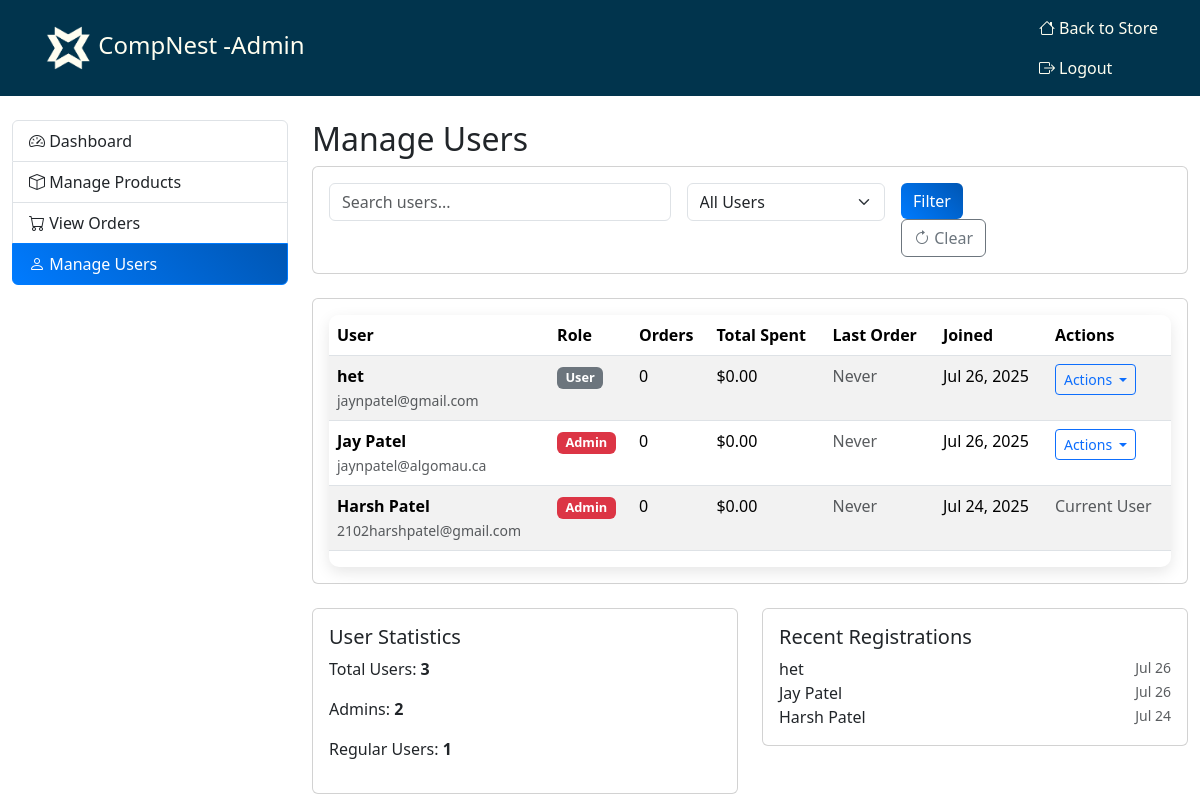
The page /admin/users.php (signed in) on the database its author committed.
### tables this page shows
CREATE TABLE `users` (
  `id` int(11) NOT NULL,
  `name` varchar(100) NOT NULL,
  `email` varchar(100) NOT NULL,
  `password` varchar(255) NOT NULL,
  `is_admin` tinyint(1) DEFAULT 0,
  `created_at` timestamp NOT NULL DEFAULT current_timestamp(),
  `billing_name` varchar(255) DEFAULT NULL,
  `billing_address` text DEFAULT NULL,
  `billing_city` varchar(100) DEFAULT NULL,
  `billing_postal` varchar(20) DEFAULT NULL,
  `billing_phone` varchar(20) DEFAULT NULL
);

### config.php (called while the page is built, shortened)
<?php
function formatPrice($price) {
    return '$' . number_format($price, 2);
}

### admin/users.php (the view, shortened to what this page needs)
<?php
require_once '../config.php';
$page = isset($_GET['page']) ? (int)$_GET['page'] : 1;
$per_page = 20;
$offset = ($page - 1) * $per_page;
$search = isset($_GET['search']) ? sanitize($_GET['search']) : '';
$where_conditions = [];
$params = [];
$where_clause = $where_conditions ? "WHERE " . implode(" AND ", $where_conditions) : "";
$count_sql = "SELECT COUNT(*) FROM users $where_clause";
$stmt = $pdo->prepare($count_sql);
$stmt->execute($params);
$total_users = $stmt->fetchColumn();
$sql = "
    SELECT u.*,
           COUNT(DISTINCT o.id) as total_orders,
           COALESCE(SUM(o.total_price), 0) as total_spent,
           MAX(o.order_date) as last_order_date
    FROM users u
    LEFT JOIN orders o ON u.id = o.user_id
    $where_clause
    GROUP BY u.id
    ORDER BY u.created_at DESC
    LIMIT $per_page OFFSET $offset
";
$stmt = $pdo->prepare($sql);
$stmt->execute($params);
$users = $stmt->fetchAll();
?>
<!DOCTYPE html>
<html lang="en">
<head>
    <link href="../css/bootstrap.css" rel="stylesheet">
    <link rel="stylesheet" href="https://cdn.jsdelivr.net/npm/bootstrap-icons@1.11.3/font/bootstrap-icons.min.css">
    <link href="../css/style.css" rel="stylesheet">
</head>
<body>
   <nav class="navbar custom-navbar">
        <div class="container">
             <a class="navbar-brand" href="../index.php">
                <img src="../images/logo.png" alt="CompNest - Admin" style="max-height: 50px;">
                CompNest -Admin
            </a>
            <div class="navbar-nav ms-auto">
                <a class="nav-link" href="../index.php">
                    <i class="bi bi-house"></i> Back to Store
                </a>
                <a class="nav-link" href="../logout.php">
                    <i class="bi bi-box-arrow-right"></i> Logout
                </a>
            </div>
        </div>
    </nav>
     <div class="container-fluid mt-4">
        <div class="row">
            <div class="col-md-3">
                <div class="list-group">
                    <a href="index.php" class="list-group-item list-group-item-action">
                        <i class="bi bi-speedometer2"></i> Dashboard
                    </a>
                    <a href="products.php" class="list-group-item list-group-item-action">
                        <i class="bi bi-box"></i> Manage Products
                    </a>
                    <a href="orders.php" class="list-group-item list-group-item-action">
                        <i class="bi bi-cart"></i> View Orders
                    </a>
                    <a href="users.php" class="list-group-item list-group-item-action active">
                        <i class="bi bi-person"></i> Manage Users
                    </a>
                </div>
            </div>
            <div class="col-md-9">
                <h2>Manage Users</h2>
                <div class="card mb-4">
                    <div class="card-body">
                        <form method="GET" class="row g-3">
                            <div class="col-md-5">
                                <input type="text" class="form-control" name="search"
                                       placeholder="Search users..." value="<?php echo htmlspecialchars($search); ?>">
                            </div>
                            <div class="col-md-3">
                                <select name="admin_filter" class="form-select">
                                    <option value="">All Users</option>
                                </select>
                            </div>
                            <div class="col-md-2">
                                <button type="submit" class="btn btn-primary">Filter</button>
                                <a href="users.php" class="btn btn-outline-secondary"><i class="bi bi-arrow-clockwise"></i> Clear</a>
                            </div>
                        </form>
                    </div>
                </div>
                <div class="card">
                    <div class="card-body">
                        <div class="table-responsive">
                            <table class="table table-striped">
                                <thead>
                                    <tr>
                                        <th>User</th>
                                        <th>Role</th>
                                        <th>Orders</th>
                                        <th>Total Spent</th>
                                        <th>Last Order</th>
                                        <th>Joined</th>
                                        <th>Actions</th>
                                    </tr>
                                </thead>
                                <tbody>
                                    <?php if (empty($users)): ?>
                                        <tr>
                                            <td colspan="7" class="text-center">No users found</td>
                                        </tr>
                                    <?php else: ?>
                                        <?php foreach ($users as $user): ?>
                                        <tr>
                                            <td>
                                                <strong><?php echo htmlspecialchars($user['name']); ?></strong><br>
                                                <small class="text-muted"><?php echo htmlspecialchars($user['email']); ?></small>
                                            </td>
                                            <td>
                                                <?php if ($user['is_admin']): ?>
                                                    <span class="badge bg-danger">Admin</span>
                                                <?php else: ?>
                                                    <span class="badge bg-secondary">User</span>
                                                <?php endif; ?>
                                            </td>
                                            <td><?php echo $user['total_orders']; ?></td>
                                            <td><?php echo formatPrice($user['total_spent']); ?></td>
                                            <td>
                                                <?php if ($user['last_order_date']): ?>
                                                    <?php echo date('M j, Y', strtotime($user['last_order_date'])); ?>
                                                <?php else: ?>
                                                    <span class="text-muted">Never</span>
                                                <?php endif; ?>
                                            </td>
                                            <td><?php echo date('M j, Y', strtotime($user['created_at'])); ?></td>
                                            <td>
                                                <?php if ($user['id'] != $_SESSION['user_id']): ?>
                                                    <div class="btn-group" role="group">
                                                        <button type="button" class="btn btn-sm btn-outline-primary dropdown-toggle"
                                                                data-bs-toggle="dropdown">
                                                            Actions
                                                        </button>
                                                    </div>
                                                <?php else: ?>
                                                    <span class="text-muted">Current User</span>
                                                <?php endif; ?>
                                            </td>
                                        </tr>
                                        <?php endforeach; ?>
                                    <?php endif; ?>
                                </tbody>
                            </table>
                        </div>
                    </div>
                </div>
                <div class="row mt-4">
                    <div class="col-md-6">
                        <div class="card">
                            <div class="card-body">
                                <h5 class="card-title">User Statistics</h5>
                                <p>Total Users: <strong><?php echo $total_users; ?></strong></p>
                                <?php
                                $admin_count = $pdo->query("SELECT COUNT(*) FROM users WHERE is_admin = 1")->fetchColumn();
                                $regular_count = $total_users - $admin_count;
                                ?>
                                <p>Admins: <strong><?php echo $admin_count; ?></strong></p>
                                <p>Regular Users: <strong><?php echo $regular_count; ?></strong></p>
                            </div>
                        </div>
                    </div>
                    <div class="col-md-6">
                        <div class="card">
                            <div class="card-body">
                                <h5 class="card-title">Recent Registrations</h5>
                                <?php
                                $recent_users = $pdo->query("
                                    SELECT name, created_at
                                    FROM users
                                    ORDER BY created_at DESC
                                    LIMIT 5
                                ")->fetchAll();
                                ?>
                                <?php foreach ($recent_users as $recent): ?>
                                    <div class="d-flex justify-content-between">
                                        <span><?php echo htmlspecialchars($recent['name']); ?></span>
                                        <small class="text-muted"><?php echo date('M j', strtotime($recent['created_at'])); ?></small>
                                    </div>
                                <?php endforeach; ?>
                            </div>
                        </div>
                    </div>
                </div>
            </div>
        </div>
    </div>
</body>
</html>

### css/style.css (style rules this page uses)
.btn-primary { background: linear-gradient(45deg, #007bff, #0056b3); border: none; transition: all 0.3s ease; }
.custom-navbar { background-color: #01344d; }
.custom-navbar .navbar-nav .nav-link, .custom-navbar .navbar-brand { color: #fffef0; }
.navbar-brand { font-family:'Segoe UI', Tahoma, Geneva, Verdana, sans-serif; font-size: 1.5rem; }
.navbar-nav .nav-link { transition: color 0.3s ease; }
.list-group-item.active { background: linear-gradient(45deg, #007bff, #0056b3); border-color: #007bff; }
.badge { font-size: 0.8em; }
.table-responsive { border-radius: 10px; box-shadow: 0 5px 15px rgba(0,0,0,0.1); }

### rows shown on the page
users: name "het", email "jaynpatel@gmail.com", is_admin "User", total_orders "0", total_spent "$0.00", created_at "Jul 26, 2025", created_at "Jul 26"
users: name "Jay Patel", email "jaynpatel@algomau.ca", is_admin "Admin", total_orders "0", total_spent "$0.00", created_at "Jul 26, 2025", created_at "Jul 26"
users: name "Harsh Patel", email "2102harshpatel@gmail.com", is_admin "Admin", total_orders "0", total_spent "$0.00", created_at "Jul 24, 2025", shows "Current User", created_at "Jul 24"

### other values the page prints
$total_users "3"
$admin_count "2"
$regular_count "1"
